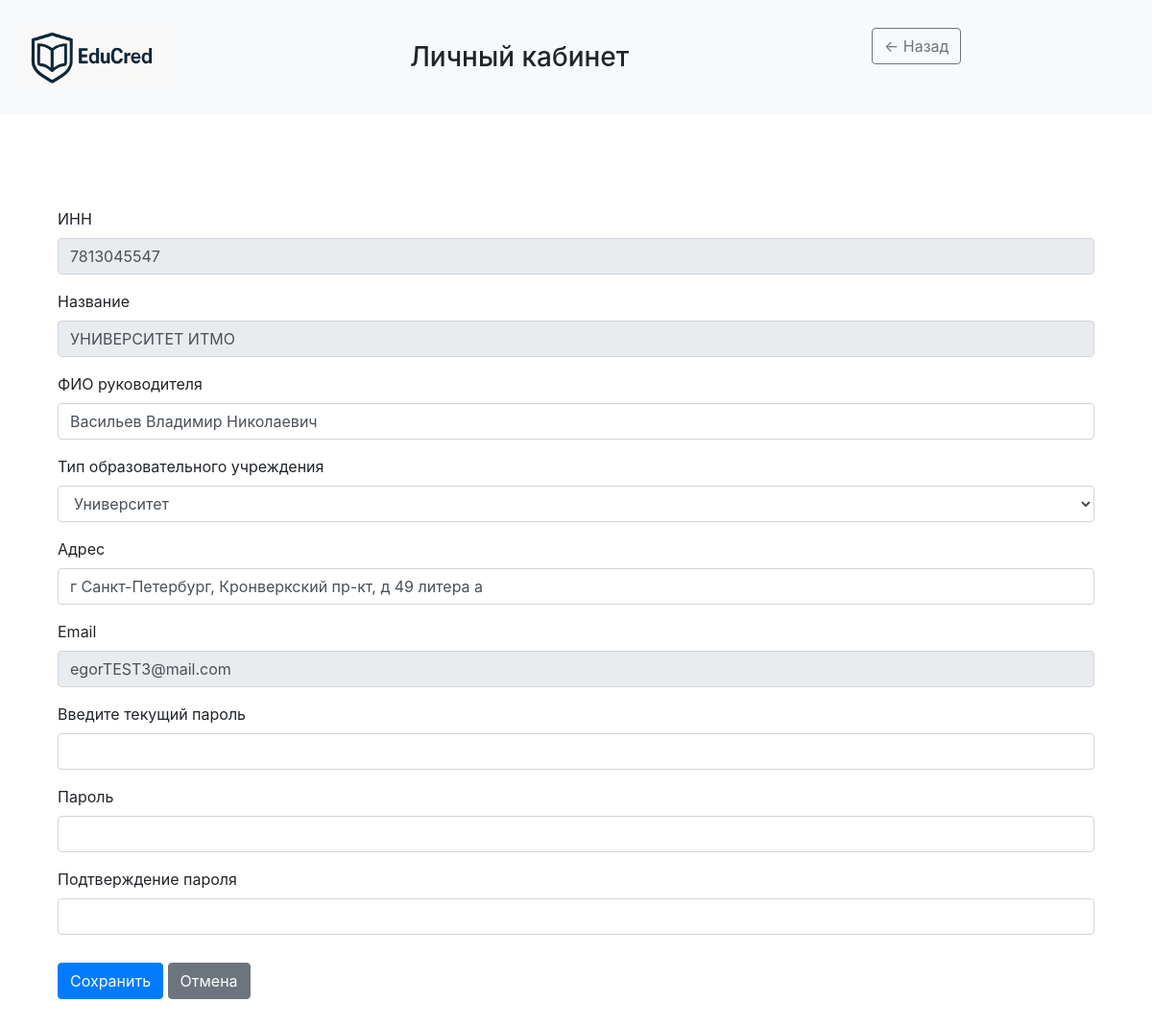
/profile (signed in), run on the app's committed database.
### data/Universities.py (models this page shows)
class University(SqlAlchemyBase, UserMixin, SerializerMixin):
    __tablename__ = "universities"
    id = sqlalchemy.Column(sqlalchemy.Integer, primary_key=True, autoincrement=True)
    user_id = sqlalchemy.Column(sqlalchemy.Integer, sqlalchemy.ForeignKey("users.id"), unique=True)
    INN = sqlalchemy.Column(sqlalchemy.Integer, nullable=False)
    title = sqlalchemy.Column(sqlalchemy.String, nullable=False)
    address = sqlalchemy.Column(sqlalchemy.String, nullable=False)
    boss_nsp = sqlalchemy.Column(sqlalchemy.String, nullable=False)
    type = sqlalchemy.Column(sqlalchemy.String, nullable=False)
    user = orm.relationship("User", back_populates="university")
    achievements = orm.relationship("Achievement", back_populates="university")

### data/Users.py (models this page shows, shortened)
class User(SqlAlchemyBase, UserMixin, SerializerMixin):
    __tablename__ = "users"
    id = sqlalchemy.Column(sqlalchemy.Integer, primary_key=True, autoincrement=True)
    email = sqlalchemy.Column(sqlalchemy.String, index=True, unique=True, nullable=True)
    hashed_password = sqlalchemy.Column(sqlalchemy.String, nullable=True)
    role = sqlalchemy.Column(sqlalchemy.String, nullable=True)
    university = orm.relationship("University", back_populates="user", uselist=False)
    employer = orm.relationship("Employer", back_populates="user", uselist=False)
    student = orm.relationship("Student", back_populates="user", uselist=False)

### server.py (the view, shortened to what this page needs)
@app.route('/profile', methods=['GET', 'POST'])
@login_required
def profile():
    try:
        db_sess = db_session.create_session()
        user = db_sess.query(User).get(current_user.id)
        born = ''
        if user.role == 'student':
            profile = db_sess.query(Student).filter_by(user_id=user.id).first()
            born = profile.born.strftime('%d.%m.%Y')
            form = StudentProfileForm(obj=profile)
        elif user.role == 'employer':
            profile = db_sess.query(Employer).filter_by(user_id=user.id).first()
            form = EmployerProfileForm(obj=profile)
        else:
            profile = db_sess.query(University).filter_by(user_id=user.id).first()
            form = UniversityProfileForm(obj=profile)
            ch = ['Академия', 'Университет', 'Институт',
                  'Техникум', 'Гимназия', 'Школа', 'Лицей',
                  'Коллледж', 'Училище', 'Онлайн-курс', 'Другое']
            if profile.type in ch and form.type.data in ch:
                form.type.data = str(ch.index(profile.type) + 1)
        form.email.data = user.email
        return render_template('profile.html', form=form, role=user.role, title='Личный кабинет', user=user,
                               style=url_for('static', filename='css/style.css'), born=born)
    except Exception as e:
        flash(f'Произошла неизвестная ошибка, попробуйте ещё раз', 'danger')
        app.logger.error(e)
        return render_template('home.html', token=None, result=None, university=None, title='Главная')

### data/ProfileForms.py
class UniversityProfileForm(FlaskForm):
    INN = StringField('ИНН', render_kw={'readonly': True, 'class': 'form-control-plaintext'})
    title = StringField('Название', render_kw={'readonly': True, 'class': 'form-control-plaintext'})
    boss_nsp = StringField('ФИО руководителя', validators=[Optional()])
    type = SelectField('Тип образовательного учреждения', choices=list(map(lambda x: (str(x[0]), x[1]),
                                                                           list(enumerate(choices, 1)))),
                       validators=[DataRequired(), validate_choice])
    address = StringField('Адрес', validators=[Optional()])
    email = StringField(
        'Email',
        render_kw={'readonly': True, 'class': 'form-control-plaintext'},
        validators=[Email()]
    )
    current_password = PasswordField("Введите текущий пароль", validators=[DataRequired()])
    new_password = PasswordField('Пароль', validators=[Optional(), password_complexity])
    new_password_confirm = PasswordField('Подтверждение пароля', validators=[
        EqualTo('new_password', message="Пароли не совпадают")
    ])
    submit = SubmitField('Сохранить')

### data/db_session.py (called while the page is built)
def create_session() -> Session:
    global __factory
    return __factory()

### server.py (called while the page is built)
@login_manager.user_loader
def load_user(user_id):
    db_sess = db_session.create_session()
    return db_sess.query(User).get(user_id)

### templates/profile.html (shortened to what this page needs)
<html lang="ru">
<head>
    <link rel="stylesheet" type="text/css" href="{{ style }}"/>
    <link
            rel="stylesheet"
            href="https://stackpath.bootstrapcdn.com/bootstrap/4.4.1/css/bootstrap.min.css"
    >
</head>
<body>
<header>
    <nav class="navbar navbar-light bg-light">
        <a class="navbar-brand" href="{{ url_for('home') }}">
            <img src="{{ url_for('static', filename='images/EduCred_logo.png') }}"
                 alt="EduCred"
                 height="60">
        </a>
        <h3 class="mb-0">Личный кабинет</h3>
        <aside class="col-3 bg-light border-end p-3 d-flex flex-column">
            <div class="d-flex align-items-center mb-4">
                <a href="{{ url_for('workspace') }}" class="btn btn-outline-secondary me-3">← Назад</a>
            </div>
        </aside>
    </nav>
</header>
<div class="container py-5">
    <div class="container py-5">
        <form method="POST">
            <div>
                {% for field in form if field.name != 'csrf_token' and field.name != 'submit' %}
                <div class="mb-3">
                    {{ field.label(class_="form-label") }}
                    {% if field.name != 'born' %}
                    {{ field(class_="form-control") }}
                    {% else %}
                    <input class="form-control" id="born" name="born" required type="text"
                           value="{{ born }}">
                    {% endif %}
                </div>
                {% endfor %}
            </div>
            <div class="mt-4">
                {{ form.submit(class_="btn btn-primary") }}
                <a href="{{ url_for('profile') }}" class="btn btn-secondary ms-2">Отмена</a>
            </div>
        </form>
    </div>
</div>
</body>
</html>

### static/css/style.css (style rules this page uses)
.btn { display: inline-block; padding: 6px 12px; margin: 5px 0; font-size: 16px; font-weight: bold; background-color: #4CAF50; color: white; border: none; text-decoration: none; cursor: pointer; border-radius: 4px; }
.container { max-width: 900px; margin: 0 auto; padding: 20px; }
.d-flex { display: flex; }

### data on the page
University: INN "7813045547" "УНИВЕРСИТЕТ ИТМО" "Васильев Владимир Николаевич" "Университет" "г Санкт-Петербург, Кронверкский пр-кт, д 49 литера а"
User: email "egorTEST3@mail.com"

### other printed values
{{ field.label(class_="form-label") }} "ИНН" "Название" "ФИО руководителя" "Тип образовательного учреждения" "Адрес" "Email" "Введите текущий пароль" "Пароль" "Подтверждение пароля"
